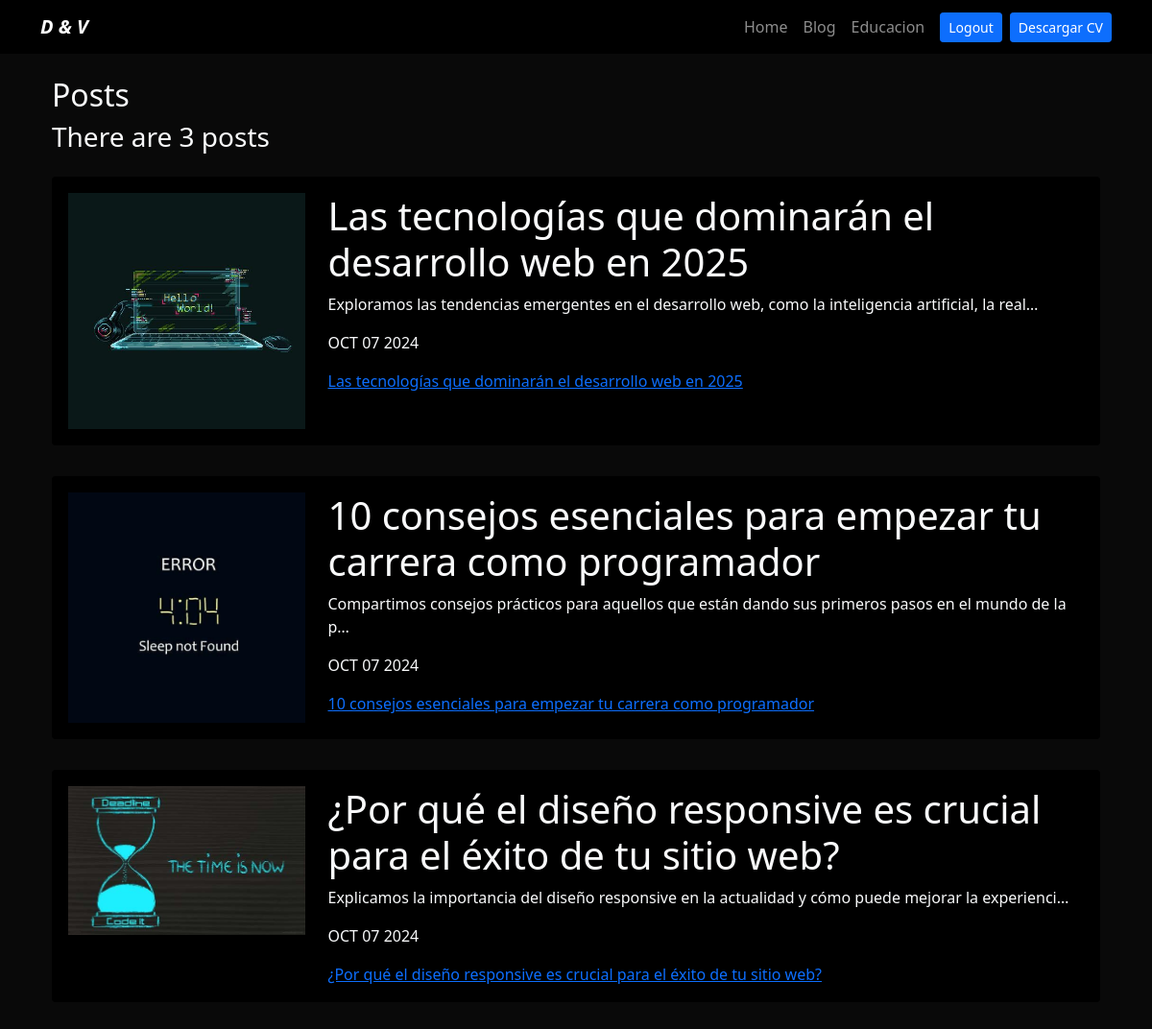
Screenshot of /blog/ (signed in) with the database file from the repository.
### blog/models.py (models this page shows, shortened)
class Post(models.Model):
    title = models.CharField(max_length=100)
    description = models.TextField()
    image = models.ImageField(upload_to="blog/images")
    date = models.DateField(default=datetime.date.today)

### blog/views.py (the view)
# urls.py: path("", views.renderPosts, name="posts"),
@login_required
def renderPosts(request):
    total_posts = Post.objects.count()
    posts = Post.objects.order_by("-date")
    return render(request, "blog.html", {"posts": posts, "total_posts": total_posts})

### blog/templates/blog.html
{% extends 'layout.html' %}
{% block content %}
<h1 class="fs-2">Posts</h1>
<h3>There are {{total_posts}} post{{total_posts|pluralize}}</h3>
{% for post in posts %}
<div class="py-3">
  <div class="card card-body bg-black">
    <div class="row">
      <div class="col-3">
        <img class="img-fluid" src="{{post.image.url}}" alt="{{post.title}}">
      </div>
      <div class="col-9">
        <h1>{{post.title}}</h1>
        <p>{{post.description|striptags|truncatechars:100}}</p>
        <p>{{post.date|date:'M d Y'|upper}}</p>
        <a href="{% url 'blog:post_detail' post.id %}">{{post.title}}</a>
      </div>
    </div>
  </div>
</div>
{% endfor %}
{% endblock %}

### portfolio/static/main.css (style rules this page uses)
body { background: #090909; }
.bg-black { background: #000; }

### rows the page displays
Post: image (picture), title "Las tecnologías que dominarán el desarrollo web en 2025", description "Exploramos las tendencias emergentes en el desarrollo web, como la inteligencia artificial, la real…", date "OCT 07 2024"
Post: image (picture), title "10 consejos esenciales para empezar tu carrera como programador", description "Compartimos consejos prácticos para aquellos que están dando sus primeros pasos en el mundo de la p…", date "OCT 07 2024"
Post: image (picture), title "¿Por qué el diseño responsive es crucial para el éxito de tu sitio web?", description "Explicamos la importancia del diseño responsive en la actualidad y cómo puede mejorar la experienci…", date "OCT 07 2024"

### other values shown
{{ total_posts }} "3"
